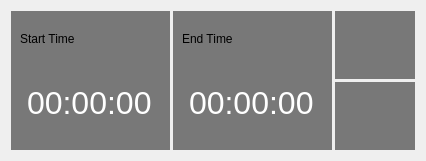
<?xml version="1.0" encoding="UTF-8"?>
<ui version="4.0">
 <class>PlaybackCut</class>
 <widget class="QWidget" name="PlaybackCut">
  <property name="geometry">
   <rect>
    <x>0</x>
    <y>0</y>
    <width>426</width>
    <height>161</height>
   </rect>
  </property>
  <property name="windowTitle">
   <string>Form</string>
  </property>
  <layout class="QHBoxLayout" name="horizontalLayout">
   <property name="spacing">
    <number>3</number>
   </property>
   <item>
    <widget class="QWidget" name="widget_start" native="true">
     <property name="sizePolicy">
      <sizepolicy hsizetype="Preferred" vsizetype="Preferred">
       <horstretch>2</horstretch>
       <verstretch>0</verstretch>
      </sizepolicy>
     </property>
     <property name="styleSheet">
      <string notr="true">QWidget#widget_start
{
background-color: rgba(90, 90, 90, 80%);
}</string>
     </property>
     <layout class="QVBoxLayout" name="verticalLayout">
      <item>
       <widget class="QLabel" name="label">
        <property name="sizePolicy">
         <sizepolicy hsizetype="Preferred" vsizetype="Preferred">
          <horstretch>0</horstretch>
          <verstretch>1</verstretch>
         </sizepolicy>
        </property>
        <property name="text">
         <string>Start Time</string>
        </property>
       </widget>
      </item>
      <item>
       <widget class="MyTimeEdit" name="timeEdit_start">
        <property name="sizePolicy">
         <sizepolicy hsizetype="Preferred" vsizetype="Preferred">
          <horstretch>0</horstretch>
          <verstretch>2</verstretch>
         </sizepolicy>
        </property>
        <property name="font">
         <font>
          <pointsize>24</pointsize>
         </font>
        </property>
        <property name="styleSheet">
         <string notr="true">QTimeEdit
{
    min-height: 30px;
    border: 0px solid #5F5F5F;
    color: #FFFFFF;
    background-color: transparent;
}
QTimeEdit:hover
{
    border: 0px solid #00A2E8;
}</string>
        </property>
        <property name="frame">
         <bool>false</bool>
        </property>
        <property name="alignment">
         <set>Qt::AlignCenter</set>
        </property>
        <property name="buttonSymbols">
         <enum>QAbstractSpinBox::NoButtons</enum>
        </property>
        <property name="displayFormat">
         <string>HH:mm:ss</string>
        </property>
       </widget>
      </item>
     </layout>
    </widget>
   </item>
   <item>
    <widget class="QWidget" name="widget_end" native="true">
     <property name="sizePolicy">
      <sizepolicy hsizetype="Preferred" vsizetype="Preferred">
       <horstretch>2</horstretch>
       <verstretch>0</verstretch>
      </sizepolicy>
     </property>
     <property name="styleSheet">
      <string notr="true">QWidget#widget_end
{
background-color: rgba(90, 90, 90, 80%);
}</string>
     </property>
     <layout class="QVBoxLayout" name="verticalLayout_2">
      <item>
       <widget class="QLabel" name="label_2">
        <property name="sizePolicy">
         <sizepolicy hsizetype="Preferred" vsizetype="Preferred">
          <horstretch>0</horstretch>
          <verstretch>1</verstretch>
         </sizepolicy>
        </property>
        <property name="text">
         <string>End Time</string>
        </property>
       </widget>
      </item>
      <item>
       <widget class="MyTimeEdit" name="timeEdit_end">
        <property name="sizePolicy">
         <sizepolicy hsizetype="Preferred" vsizetype="Preferred">
          <horstretch>0</horstretch>
          <verstretch>2</verstretch>
         </sizepolicy>
        </property>
        <property name="font">
         <font>
          <pointsize>24</pointsize>
         </font>
        </property>
        <property name="styleSheet">
         <string notr="true">QTimeEdit
{
    min-height: 30px;
    border: 0px solid #5F5F5F;
    color: #FFFFFF;
    background-color: transparent;
}
QTimeEdit:hover
{
    border: 0px solid #00A2E8;
}</string>
        </property>
        <property name="frame">
         <bool>false</bool>
        </property>
        <property name="alignment">
         <set>Qt::AlignCenter</set>
        </property>
        <property name="buttonSymbols">
         <enum>QAbstractSpinBox::NoButtons</enum>
        </property>
        <property name="displayFormat">
         <string>HH:mm:ss</string>
        </property>
       </widget>
      </item>
     </layout>
    </widget>
   </item>
   <item>
    <widget class="QWidget" name="widget_button" native="true">
     <property name="sizePolicy">
      <sizepolicy hsizetype="Preferred" vsizetype="Preferred">
       <horstretch>1</horstretch>
       <verstretch>0</verstretch>
      </sizepolicy>
     </property>
     <layout class="QVBoxLayout" name="verticalLayout_3">
      <property name="spacing">
       <number>3</number>
      </property>
      <property name="leftMargin">
       <number>0</number>
      </property>
      <property name="topMargin">
       <number>0</number>
      </property>
      <property name="rightMargin">
       <number>0</number>
      </property>
      <property name="bottomMargin">
       <number>0</number>
      </property>
      <item>
       <widget class="QToolButton" name="toolButton_close">
        <property name="sizePolicy">
         <sizepolicy hsizetype="Preferred" vsizetype="Preferred">
          <horstretch>0</horstretch>
          <verstretch>0</verstretch>
         </sizepolicy>
        </property>
        <property name="styleSheet">
         <string notr="true">QToolButton
{
border: 0px;
background-color: rgba(90, 90, 90, 80%);
}
QToolButton:hover
{
background-color: rgba(90, 90, 90, 90%);
}
QToolButton:pressed
{
background-color: rgba(90, 90, 90, 100%);
}</string>
        </property>
        <property name="text">
         <string/>
        </property>
        <property name="icon">
         <iconset resource="../resource/resource.qrc">
          <normaloff>:/playback/playback/cutclose.png</normaloff>:/playback/playback/cutclose.png</iconset>
        </property>
        <property name="iconSize">
         <size>
          <width>32</width>
          <height>32</height>
         </size>
        </property>
       </widget>
      </item>
      <item>
       <widget class="QToolButton" name="toolButton_save">
        <property name="sizePolicy">
         <sizepolicy hsizetype="Preferred" vsizetype="Preferred">
          <horstretch>0</horstretch>
          <verstretch>0</verstretch>
         </sizepolicy>
        </property>
        <property name="styleSheet">
         <string notr="true">QToolButton
{
border: 0px;
background-color: rgba(90, 90, 90, 80%);
}
QToolButton:hover
{
background-color: rgba(90, 90, 90, 90%);
}
QToolButton:pressed
{
background-color: rgba(90, 90, 90, 100%);
}</string>
        </property>
        <property name="text">
         <string/>
        </property>
        <property name="icon">
         <iconset resource="../resource/resource.qrc">
          <normaloff>:/playback/playback/cutsave.png</normaloff>:/playback/playback/cutsave.png</iconset>
        </property>
        <property name="iconSize">
         <size>
          <width>32</width>
          <height>32</height>
         </size>
        </property>
       </widget>
      </item>
     </layout>
    </widget>
   </item>
  </layout>
 </widget>
 <customwidgets>
  <customwidget>
   <class>MyTimeEdit</class>
   <extends>QTimeEdit</extends>
   <header>mytimeedit.h</header>
  </customwidget>
 </customwidgets>
 <tabstops>
  <tabstop>toolButton_close</tabstop>
  <tabstop>timeEdit_start</tabstop>
  <tabstop>timeEdit_end</tabstop>
  <tabstop>toolButton_save</tabstop>
 </tabstops>
 <resources>
  <include location="../resource/resource.qrc"/>
 </resources>
 <connections/>
</ui>
